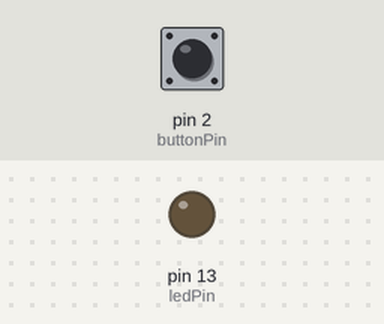
Simulated run of this sketch. Board: Arduino Uno, built with avr-gcc and run on an emulated ATmega328P. On the bench: output pins drawn as LEDs (lit = HIGH). The test bench sets the inputs (shaded band); at power-on: pin 2 (buttonPin) HIGH.

Above: at 1.2 s.
1.3 s: pin 2 (buttonPin) pulled LOW for 0.15 s
At 2.1 s:
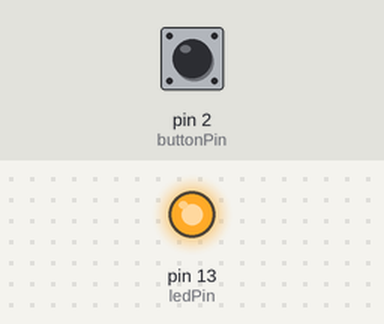
2.9 s: pin 2 (buttonPin) pulled LOW for 1 s
At 4.6 s:
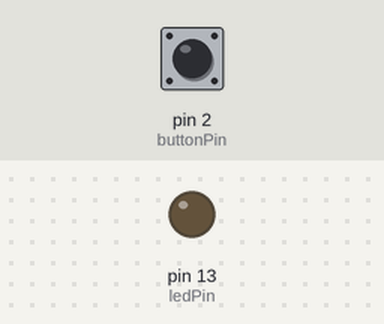
5.4 s: pin 2 (buttonPin) pulled LOW for 3.2 s
At 9.4 s:
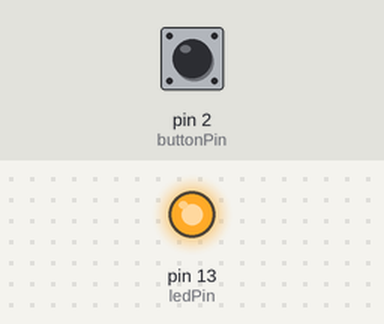
Timing chart, 0 to 10.9 s (numbered marks = the images above; inputs shaded):
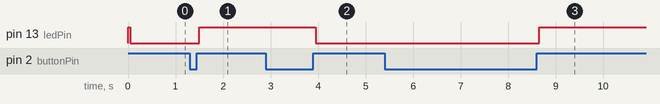

Measured:
- after the input at 1.3 s, pin 13 (ledPin): LOW → HIGH after 0.20 s
- after the input at 2.9 s, pin 13 (ledPin): HIGH → LOW after 1.1 s
- after the input at 5.4 s, pin 13 (ledPin): LOW → HIGH after 3.3 s

The sketch:

sketch_oct24b.ino
```cpp
const int buttonPin = 2;
const int ledPin = 13;
byte buttonState = LOW;
byte ledState = HIGH;
int buttonPushCounter = 0;
byte reading = LOW;
byte lastReading = LOW;
unsigned int lastDebounceTime = 0;
unsigned int debounceDelay = 50;

void setup() {
  // put your setup code here, to run once:
  pinMode(buttonPin, INPUT_PULLUP);
  pinMode(ledPin, OUTPUT);
  Serial.begin(9600);
}

void loop() {
  reading = digitalRead(buttonPin);
  if (reading != lastReading) {
    lastDebounceTime = millis();
  }
  if ((millis() - lastDebounceTime) > debounceDelay) {
    if (reading != buttonState) {
    buttonState = reading;
    if (buttonState == HIGH) {
      ledState = !ledState;
      }
    }
  }
digitalWrite(ledPin, ledState);
lastReading = reading;
}
```
